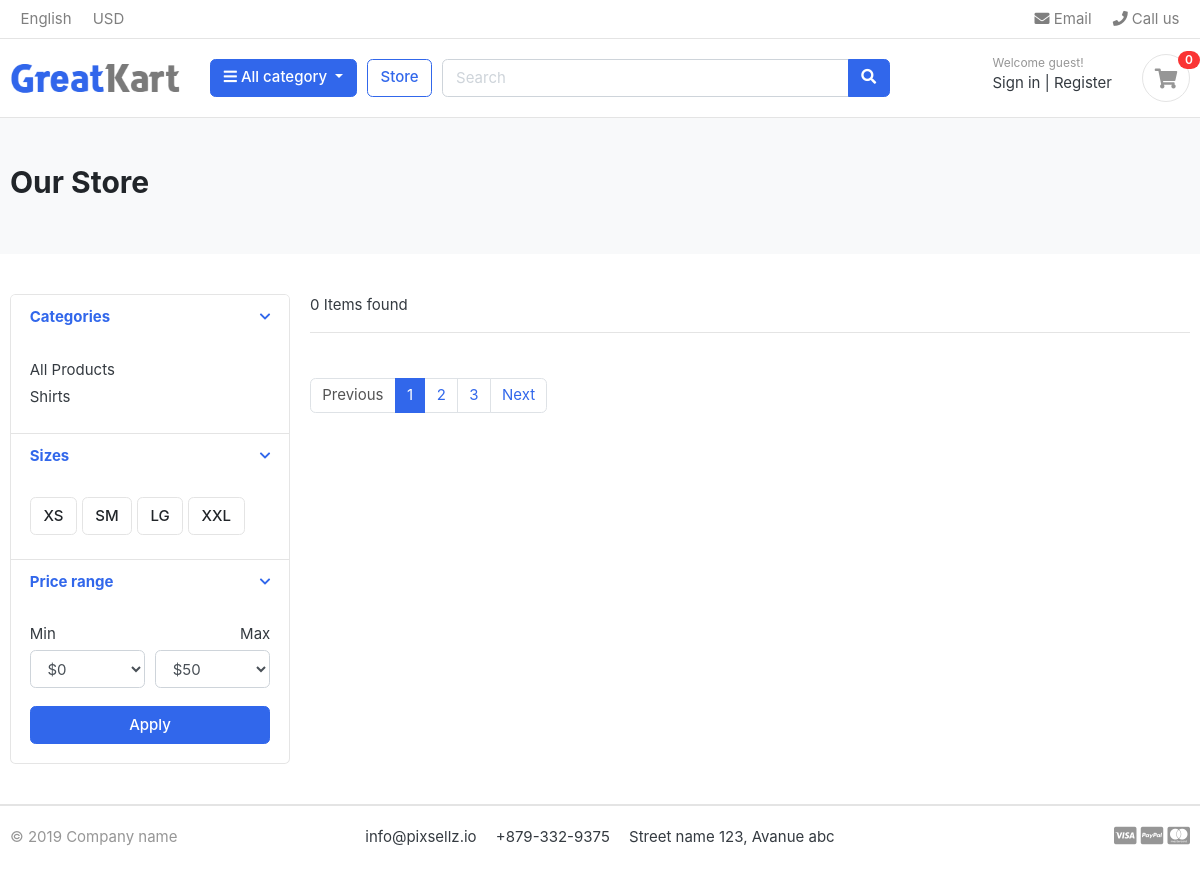
/store/, run on an earlier commit of the app's database.
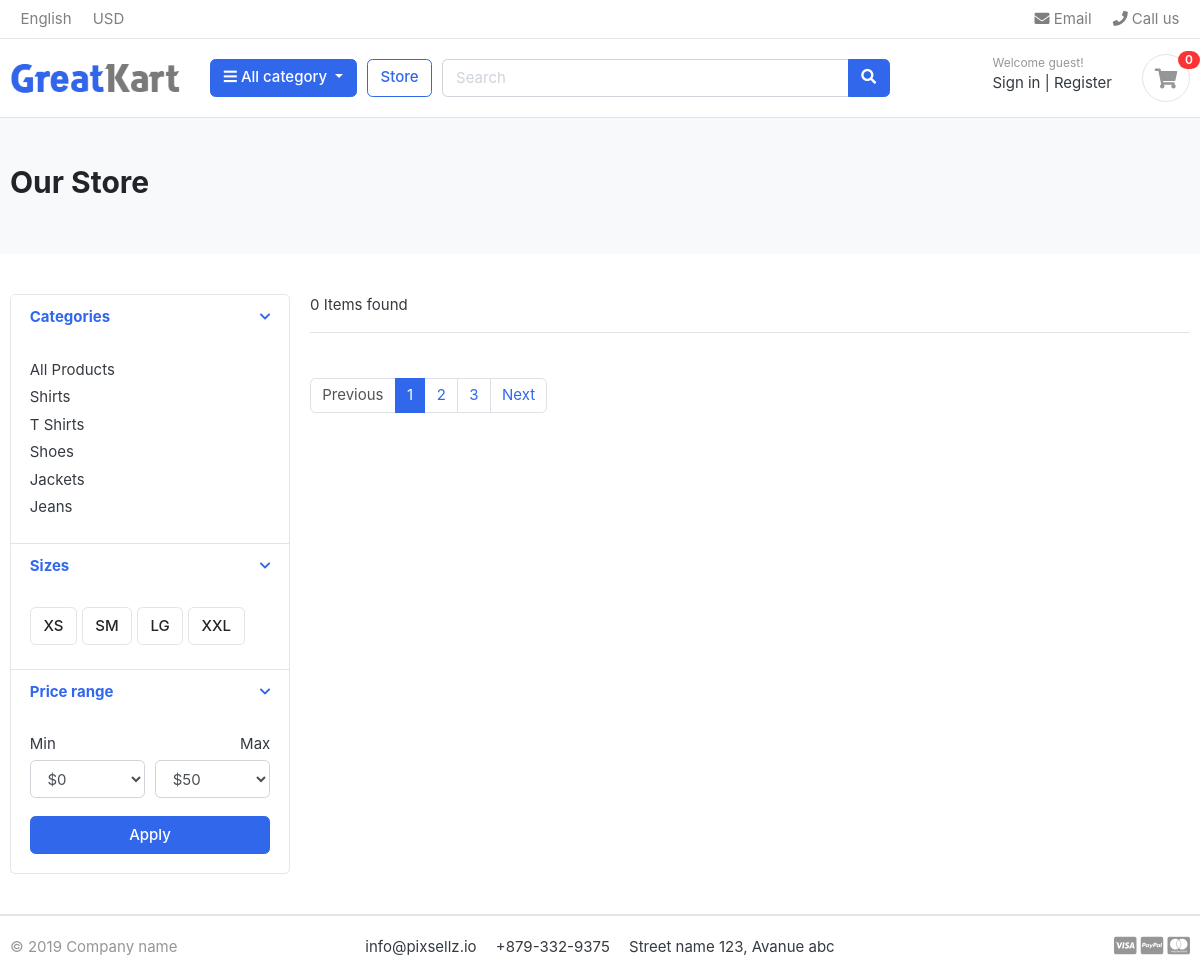
And on a later commit of the database.
### category/models.py (models this page shows, shortened)
class Category(models.Model):
    category_name = models.CharField(max_length=50, unique=True)
    slug = models.SlugField(max_length=100, unique=True)
    description = models.TextField(max_length=255, blank=True)
    category_image = models.ImageField(upload_to='photos/categories/', blank=True)
    created_at = models.DateTimeField(auto_now_add=True)
    updated_at = models.DateTimeField(auto_now=True)
    class Meta:
        verbose_name = 'category'
        verbose_name_plural = 'Categories'

### store/views.py (the view)
# urls.py: path('store/', include('store.urls')),
def store(request, category_slug=None):
    if category_slug is not None:
        categories = get_object_or_404(Category, slug=category_slug)
        products = Product.objects.all().filter(category=categories, is_available=True)
    else:
        products= Product.objects.all().filter(is_available=True)
    products_count = products.count()
    context = {
        'products': products,
        'products_count': products_count,
               }
    return render(request, 'store/store.html', context)

### category/context_processors.py (called while the page is built)
def menu_categories(request):
    categories = Category.objects.all()
    return {'categories': categories}

### templates/store/store.html (shortened to what this page needs)
{% extends 'base.html' %}
{% load static %}
{% block content%}
<section class="section-pagetop bg">
<div class="container">
	<h2 class="title-page">Our Store</h2>
</div>
</section>
<section class="section-content padding-y">
<div class="container">
<div class="row">
	<aside class="col-md-3">
<div class="card">
	<article class="filter-group">
		<header class="card-header">
			<a href="#" data-toggle="collapse" data-target="#collapse_1" aria-expanded="true" class="">
				<i class="icon-control fa fa-chevron-down"></i>
				<h6 class="title">Categories</h6>
			</a>
		</header>
		<div class="filter-content collapse show" id="collapse_1" style="">
			<div class="card-body">
				<ul class="list-menu">
					<li><a href="{% url 'store' %}">All Products</a> </li>
					{% for category in categories %}
					<li><a href="{% url 'products_by_category' category.slug%}">{{category.category_name}}</a> </li>
					{% endfor %}
				</ul>
			</div>
		</div>
	</article>
	<article class="filter-group">
		<header class="card-header">
			<a href="#" data-toggle="collapse" data-target="#collapse_4" aria-expanded="true" class="">
				<i class="icon-control fa fa-chevron-down"></i>
				<h6 class="title">Sizes </h6>
			</a>
		</header>
		<div class="filter-content collapse show" id="collapse_4" style="">
			<div class="card-body">
			  <label class="checkbox-btn">
			    <span class="btn btn-light"> XS </span>
			  </label>
			  <label class="checkbox-btn">
			    <span class="btn btn-light"> SM </span>
			  </label>
			  <label class="checkbox-btn">
			    <span class="btn btn-light"> LG </span>
			  </label>
			  <label class="checkbox-btn">
			    <span class="btn btn-light"> XXL </span>
			  </label>
		</div>
		</div>
	</article>
	<article class="filter-group">
		<header class="card-header">
			<a href="#" data-toggle="collapse" data-target="#collapse_3" aria-expanded="true" class="">
				<i class="icon-control fa fa-chevron-down"></i>
				<h6 class="title">Price range </h6>
			</a>
		</header>
		<div class="filter-content collapse show" id="collapse_3" style="">
			<div class="card-body">
				<div class="form-row">
				<div class="form-group col-md-6">
				  <label>Min</label>
				  	<select class="mr-2 form-control">
						<option value="0">$0</option>
					</select>
				</div>
				<div class="form-group text-right col-md-6">
				  <label>Max</label>
				  	<select class="mr-2 form-control">
						<option value="50">$50</option>
					</select>
				</div>
				</div>
				<button class="btn btn-block btn-primary">Apply</button>
			</div>
		</div>
	</article>
</div>
	</aside>
	<main class="col-md-9">
<header class="border-bottom mb-4 pb-3">
		<div class="form-inline">
			<span class="mr-md-auto">{{products_count}} Items found </span>
		</div>
</header>
<nav class="mt-4" aria-label="Page navigation sample">
  <ul class="pagination">
    <li class="page-item disabled"><a class="page-link" href="#">Previous</a></li>
    <li class="page-item active"><a class="page-link" href="#">1</a></li>
    <li class="page-item"><a class="page-link" href="#">2</a></li>
    <li class="page-item"><a class="page-link" href="#">3</a></li>
    <li class="page-item"><a class="page-link" href="#">Next</a></li>
  </ul>
</nav>
	</main>
</div>
</div>
</section>
{% endblock %}

What changed in the data, as far as the page shows it:
added Category: category_name "T Shirts"
added Category: category_name "Shoes"
added Category: category_name "Jackets"
added Category: category_name "Jeans"
